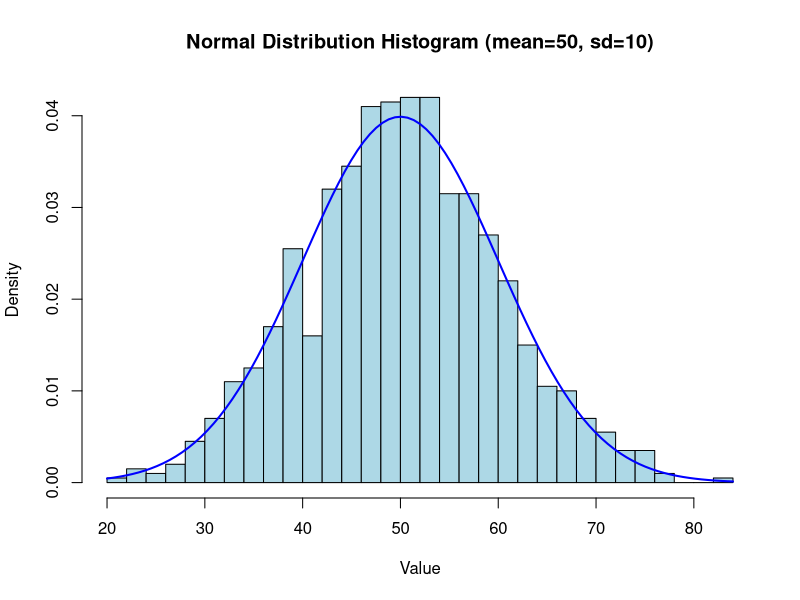
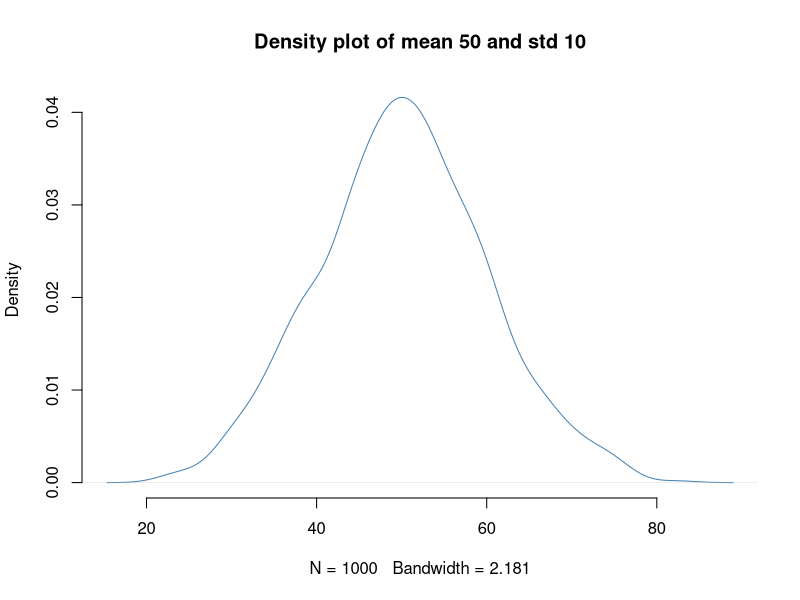
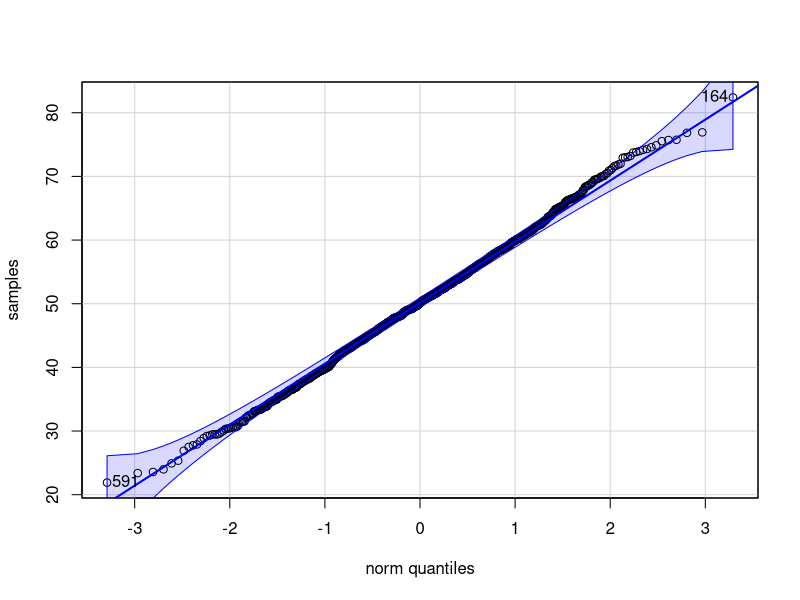

These figures' R source, in order:
# Normal Distribution 

# RAND-36 test : measure of health-related quality of life. 
# mental health score. It is assumed to be normally distributed with mean of 50 and a SD 10 

# Make histogram for ND 
set.seed(123) 
samples <- rnorm(1000, mean = 50, sd = 10)

# histogram of the samples
hist(samples, probability = TRUE, breaks = 30, col = "lightblue", 
     xlab = "Value", ylab = "Density", main = "Normal Distribution Histogram (mean=50, sd=10)")

#  normal curve
curve(dnorm(x, mean = 50, sd = 10), col = "blue", lwd = 2, add = TRUE)


# another way to make density plot
dens <- density(samples)
# plot density
plot(dens, frame = FALSE, col = "steelblue", 
     main = "Density plot of mean 50 and std 10") 


# test of normality : qqplot, Shapiro-Wilk’s test

library(car)
qqPlot(samples)
shapiro.test(samples)

# if p - value > 0.05 then the distribution is not different than normal; Hence normality assumption met. 


# Computing probabilities using the Normal distribution

# Computing “less than” probabilities in a Normal distribution
# eg  finding the probability of having at most a RAND-36 mental health score of 35 (i.e., 33 or less)
pnorm(35, mean = 50, sd = 10)

# if standardized then Z score  = (33-50)/10 = -1.7
pnorm(-1.7)

# Computing “greater than” probabilities in a Normal distribution
# probability of having at least a RAND-36 mental health score of 68 (i.e., 68 or more).
pnorm(68, mean = 50, sd = 10, lower.tail = FALSE)

# Computing “between” probabilities in a Normal distribution
#  finding the probability of a RAND-36 mental health score being between 35 and 55

pnorm(55, mean = 50, sd = 10) - pnorm(35, mean = 50, sd = 10)



# Binomial Distribution

# Suppose the RAND-36 mental health score is converted into a categorical variable-Normal and Frail-and
# suppose the probability of being Frail is 15.8%.
# if we obtained a random sample of 16 people, what is the probability that 6 of them will be classified as
# Frail on the RAND-36 mental health assessment?
# Computing “equal to” probabilities
dbinom(6, size = 16, prob = 0.158)

# Computing “less than or equal to” probabilities
#  find the probability that 6 or less of them will be classified as Frail
pbinom(6, size = 16, prob = 0.158)

# More than or equal to probability 
pbinom(5, size = 16, prob = 0.158, lower.tail = FALSE)

# or 
1 - pbinom(5, size = 16, prob = 0.158)

# “between” probabilities 
# probability that between 1 and 4 out of the 16 will be classified as Frail on the RAND-36 mental health assessment
pbinom(4, size = 16, prob = 0.158) - pbinom(0, size = 16, prob = 0.158)






